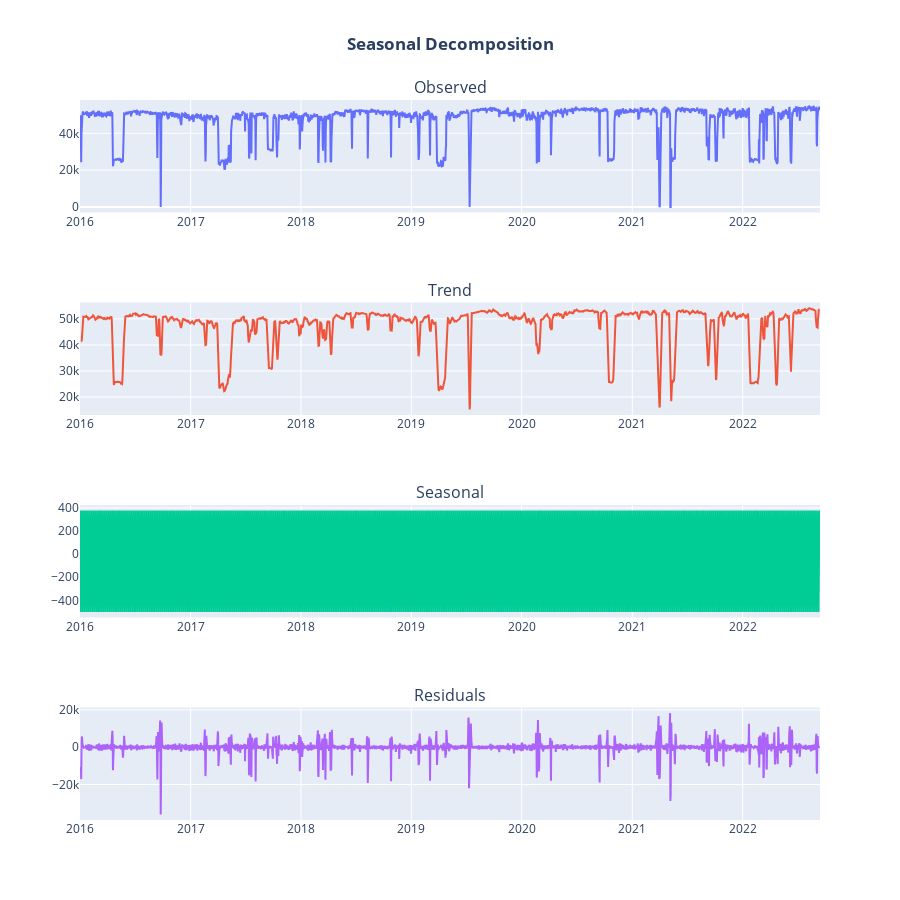

Notebook code for this chart:
### Code cell
fig = plot_seasonal_decompose(df_decomposed, dates=df.index)
fig.show()

### Figure 1 — Plotly figure (JSON) as saved in the notebook; plotly's stock layout.template omitted (floating-point values rounded to 4 significant figures; data arrays with more than 128 entries replaced by an {"elided": "..."} marker saying what was removed)
{"data": [{"mode": "lines", "name": "Observed", "type": "scatter", "x": {"elided": "2449 str values"}, "xaxis": "x", "y": {"elided": "2449 int values"}, "yaxis": "y"}, {"mode": "lines", "name": "Trend", "type": "scatter", "x": {"elided": "2449 str values"}, "xaxis": "x2", "y": {"elided": "2449 float values"}, "yaxis": "y2"}, {"mode": "lines", "name": "Seasonal", "type": "scatter", "x": {"elided": "2449 str values"}, "xaxis": "x3", "y": {"elided": "2449 float values"}, "yaxis": "y3"}, {"mode": "lines", "name": "Residual", "type": "scatter", "x": {"elided": "2449 str values"}, "xaxis": "x4", "y": {"elided": "2449 float values"}, "yaxis": "y4"}], "layout": {"annotations": [{"font": {"size": 16}, "showarrow": false, "text": "Observed", "x": 0.5, "xanchor": "center", "xref": "paper", "y": 1, "yanchor": "bottom", "yref": "paper"}, {"font": {"size": 16}, "showarrow": false, "text": "Trend", "x": 0.5, "xanchor": "center", "xref": "paper", "y": 0.7188, "yanchor": "bottom", "yref": "paper"}, {"font": {"size": 16}, "showarrow": false, "text": "Seasonal", "x": 0.5, "xanchor": "center", "xref": "paper", "y": 0.4375, "yanchor": "bottom", "yref": "paper"}, {"font": {"size": 16}, "showarrow": false, "text": "Residuals", "x": 0.5, "xanchor": "center", "xref": "paper", "y": 0.1562, "yanchor": "bottom", "yref": "paper"}], "height": 900, "margin": {"t": 100}, "showlegend": false, "title": {"text": "<b>Seasonal Decomposition</b>", "x": 0.5}, "xaxis": {"anchor": "y", "domain": [0, 1]}, "xaxis2": {"anchor": "y2", "domain": [0, 1]}, "xaxis3": {"anchor": "y3", "domain": [0, 1]}, "xaxis4": {"anchor": "y4", "domain": [0, 1]}, "yaxis": {"anchor": "x", "domain": [0.8438, 1]}, "yaxis2": {"anchor": "x2", "domain": [0.5625, 0.7188]}, "yaxis3": {"anchor": "x3", "domain": [0.2812, 0.4375]}, "yaxis4": {"anchor": "x4", "domain": [0, 0.1562]}}}
